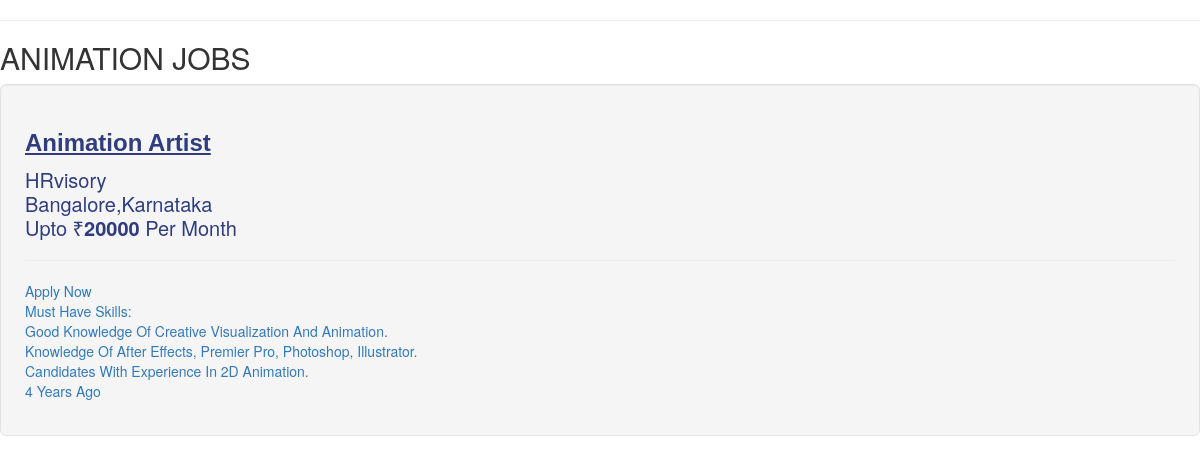
The page /jobs_by_category.php?cat=Animation Jobs on the database its author committed.
### tables this page shows
CREATE TABLE `jobs` (
  `j_id` int(4) NOT NULL,
  `j_category` varchar(40) NOT NULL,
  `j_owner_name` varchar(30) NOT NULL,
  `j_title` varchar(30) NOT NULL,
  `j_date` datetime NOT NULL DEFAULT current_timestamp(),
  `j_hours` float(3,1) NOT NULL,
  `j_salary` int(10) NOT NULL,
  `j_experience` int(3) NOT NULL,
  `j_discription` varchar(300) NOT NULL,
  `j_city` varchar(20) NOT NULL,
  `j_state` varchar(30) NOT NULL,
  `j_active` int(1) NOT NULL DEFAULT 0,
  `j_company` varchar(100) NOT NULL
);

### jobs_by_category.php (the view, shortened to what this page needs)
<?php session_start();
	$link=mysqli_connect("localhost","root","","jobscope") or die("cant connect");
	$q = "select * from jobs where j_category ='".$_GET['cat']."' and j_active=1 order by j_id desc";
	$res = mysqli_query($link,$q) or die("Wrong Query");
?>
<!DOCTYPE html PUBLIC "-//W3C//DTD XHTML 1.0 Strict//EN" "http://www.w3.org/TR/xhtml1/DTD/xhtml1-strict.dtd">
<html xmlns="http://www.w3.org/1999/xhtml">
<head>
  <link rel="stylesheet" href="https://maxcdn.bootstrapcdn.com/bootstrap/3.4.1/css/bootstrap.min.css">
<?php
 function get_date_ago( $time )
	{
		$time_difference = time() - $time;
    $condition = array( 12 * 30 * 24 * 60 * 60 =>  'year',
                30 * 24 * 60 * 60       =>  'month',
                24 * 60 * 60            =>  'day',
                60 * 60                 =>  'hour',
                60                      =>  'minute',
                1                       =>  'second'
    );
    foreach( $condition as $secs => $str )
    {
        $d = $time_difference / $secs;
        if( $d >= 1 )
        {
            $t = round( $d );
            return $t . ' ' . $str . ( $t > 1 ? 's' : '' ) . ' ago';
        }
    }
}
?>
</head>
<body>
<div id="wrapper">
	<div id="page">
		<div id="page-bgtop">
			<hr />
			<div id="content">
				<div class="post">
					<h2 class="title" style="text-transform:Uppercase;"><?php echo $_GET['cat']; ?></h2>
					<div class="entry">
					<?php
						while($row = mysqli_fetch_array($res))
						{
							$timeago= get_date_ago(strtotime($row['j_date']));
							echo '
							<a href="job_details.php?id='.$row['j_id'].'" style=" text-decoration: none;"><div class="well well-lg ho" style=" text-transform: capitalize;">
							<h3><b>'.$row['j_title'].'</b></h3><p>'.
							  $row['j_company'].'<br>'.$row['j_city'].','.$row['j_state'].'<br>'.
							  'Upto &#x20b9;<b>'.$row['j_salary'].'</b> per month<hr>'.
							  'Apply Now'.'<br>'.$row['j_discription'].'<br>'.
							  $timeago.'</p></div></a>';
						}
					?>
					</div>
				</div>
			</div>
			<div style="clear: both;">&nbsp;</div>
		</div>
	</div>
</div>
</body>
</html>

### jobs_by_category.php (style rules this page uses)
div.ho h3 { color:#2F3C7E; font-family: Arial, Helvetica, sans-serif!important; text-decoration: underline; line-height: 1.2; }
div.ho p { color:#2F3C7E; font-size:20px; line-height: 1.2; }

### rows shown on the page
jobs: j_title "Animation Artist", j_company "HRvisory", j_city "Bangalore", j_state "Karnataka", j_salary "20000", j_discription "Must Have Skills: Good Knowledge Of Creative Visualization And Animation. Knowledge Of After Effects, Premier Pro, Photoshop, Illustrator. Candidates With Experience In 2D Animation.", j_date "4 Years Ago"

### other values the page prints
$_GET['cat'] "ANIMATION JOBS"
